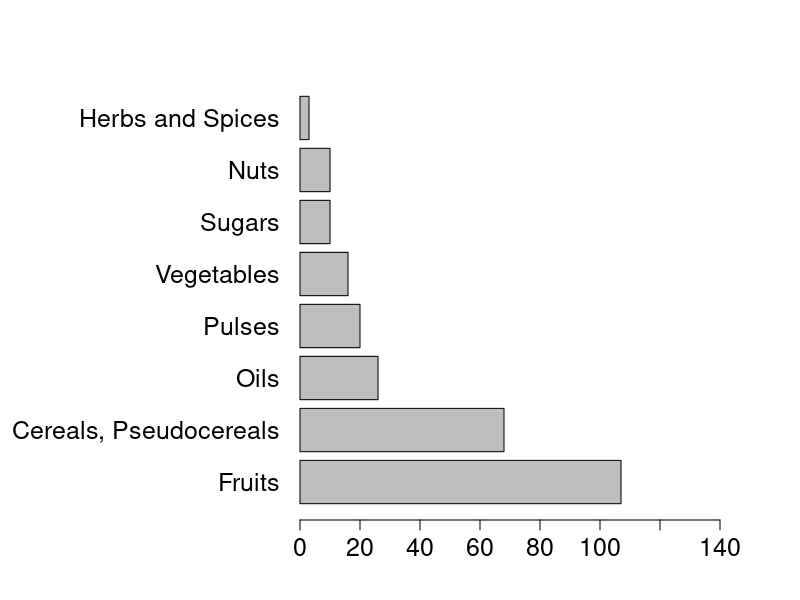
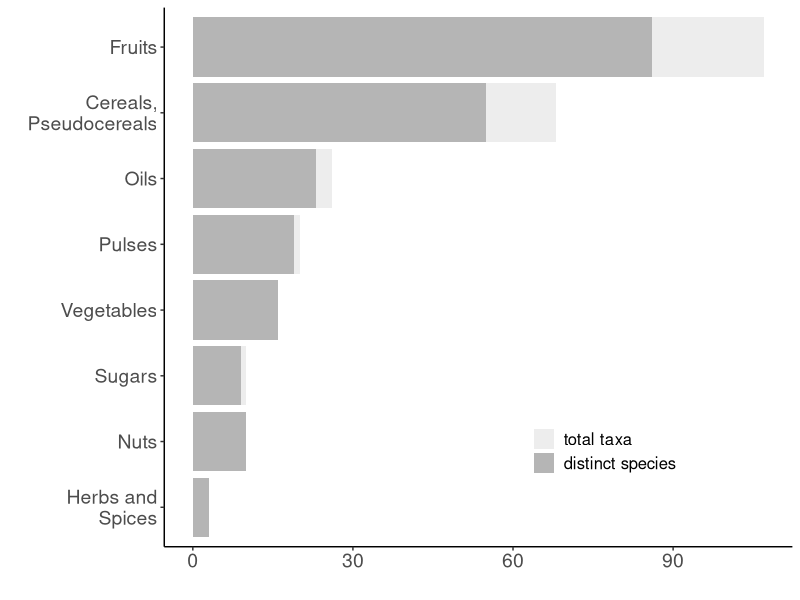

Source code (R) for these figures, in order:
# load required libraries
library(tidyverse)
library(ggplot2)

# Jens Ulrich
# Updated Feb 28, 2022

################################################################################
# # 1 - Load inventory
################################################################################

# Load required data and shapefiles for plotting occurrence maps and data tables
inventory <- read.csv("./Input_Data_and_Files/inventory.csv") %>% 
  mutate(TAXON = str_replace(TAXON, "×", "")) %>% 
  mutate(SPECIES = str_replace(SPECIES, "×", "")) 

inventory_finest_taxon_resolution <- inventory %>%
  filter(FINEST_TAXON_RESOLUTION == "Y")

################################################################################
# # 2 - SPECIES AND TAXA IN TIER 1, TIER 2, and WUS   
################################################################################

# inventory summary stats
# number of unique taxa and distinct species
unique_taxa <- nrow(inventory_finest_taxon_resolution)
unique_species <- inventory_finest_taxon_resolution %>%
  distinct(SPECIES, .keep_all = TRUE)
# and again within the 3 main groupings
# number of distinct taxa and distinct species
CWR1 <- inventory_finest_taxon_resolution %>%
  filter(TIER == 1)
CWR1_sp <- unique_species %>%
  filter(TIER == 1)
CWR2 <- inventory_finest_taxon_resolution %>%
  filter(TIER == 2)
CWR2_sp <- unique_species %>%
  filter(TIER == 2)
WUS <- inventory_finest_taxon_resolution %>%
  filter(WUS == "Y")
WUS_sp <- unique_species %>%
  filter(WUS == "Y")

#############################################################
# TABLE 1 - GENEPOOLS, SPECIES, TAXA BY CATEGORY (TIER 1)   #
#############################################################

CWR_inventory_summary <- inventory_finest_taxon_resolution %>%
  filter(CWR == "Y") %>%
  filter(TIER == 1) %>%
  group_by(PRIMARY_CROP_OR_WUS_USE_SPECIFIC_1) %>%
  add_tally() %>%
  distinct(SPECIES, .keep_all = TRUE) %>%
  add_tally() %>%
  distinct(PRIMARY_CROP_OR_WUS_USE_SPECIFIC_1, .keep_all = TRUE ) %>%
  arrange(desc(n)) %>%
  dplyr::select(PRIMARY_CROP_OR_WUS_USE_SPECIFIC_1, n, nn) %>%
  mutate(difference = n - nn) %>%
  # change level name to fit on the figure page better
  transform(
    PRIMARY_CROP_OR_WUS_USE_SPECIFIC_1=plyr::revalue(PRIMARY_CROP_OR_WUS_USE_SPECIFIC_1, 
                                                     c("Cereals and pseudocereals"="Cereals, Pseudocereals")))


par(mar=c(4,15,4,4))
barplot(CWR_inventory_summary$n, #main = "Native CWR Taxa in Broad Crop Categories",
        names.arg = CWR_inventory_summary$PRIMARY_CROP_OR_WUS_USE_SPECIFIC_1, xlab = "", ylab = "",
        cex.names=1.5, cex.axis=1.5, horiz=T, las=1, xlim = c(0,140))

CWR_inventory_summary_long <- CWR_inventory_summary %>%
  select(-n) %>%
  gather(type, count, difference:nn) %>%
  transform(
    type=plyr::revalue(type, c("difference"="taxa", "nn" = "distinct species"))) %>%
  arrange(desc("taxa")) 

cbp1 <- c("#44AA99", # Cereals
          "#117733", # Fruits
          "#332288", # Herbs and Spices
          "#882255", # Nuts
          "#88CCEE", # Oils
          "#AA4499", # Pulses
          "#CC6677", # Sugars
          "#DDCC77") # Vegetables
  
(ggplot(CWR_inventory_summary_long, aes(
  x = reorder(PRIMARY_CROP_OR_WUS_USE_SPECIFIC_1, count),
  y = count,
  fill = as.factor(desc(type))))
  #color = as.factor(PRIMARY_CROP_OR_WUS_USE_SPECIFIC_1))) 
  +
  geom_bar(position="stack", stat="identity", lwd=1) +
  scale_fill_manual(values = c("gray93", "gray71"), 
                    labels = c("total taxa", "distinct species")) +
  #scale_color_manual(values = cbp1) +
  theme_bw() +
  coord_flip() +
  theme(axis.text.x = element_text(size = 14),
        axis.text.y = element_text(size = 14, vjust = 0.5),
        panel.grid.major = element_blank(), 
        panel.grid.minor = element_blank(),
        panel.background = element_blank(),
        panel.border = element_blank(),
        axis.line = element_line(colour = "black"),
        legend.position = c(0.7, 0.2),
        #legend.position = "none") +
        legend.text=element_text(size=12)) +
  labs(y="", x="") + 
  guides(fill=guide_legend(title="")) + 
  scale_x_discrete(labels = function(x) str_wrap(x, width = 10))
  
  
  #, subtitle="Taxon counts for Tier 1 CWR food crop functional categories"
)
